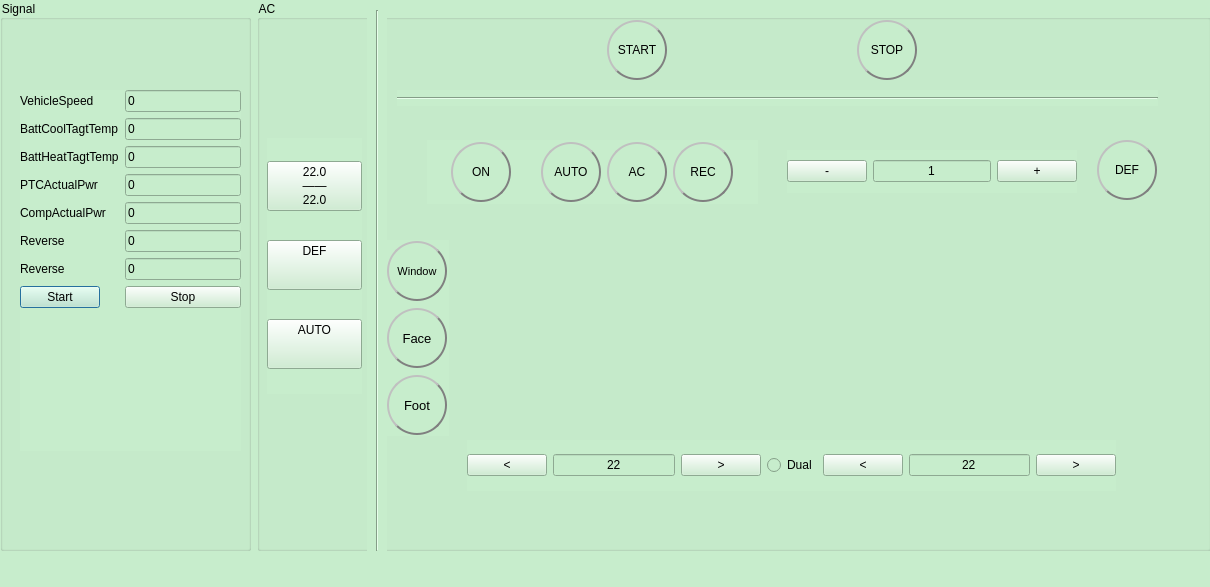
<?xml version="1.0" encoding="UTF-8"?>
<ui version="4.0">
 <class>HMIDialog</class>
 <widget class="QDialog" name="HMIDialog">
  <property name="geometry">
   <rect>
    <x>0</x>
    <y>0</y>
    <width>1210</width>
    <height>587</height>
   </rect>
  </property>
  <property name="windowTitle">
   <string>HMI</string>
  </property>
  <property name="styleSheet">
   <string notr="true">background-color: rgb(199, 237, 204);</string>
  </property>
  <widget class="QWidget" name="layoutWidget">
   <property name="geometry">
    <rect>
     <x>0</x>
     <y>0</y>
     <width>2</width>
     <height>2</height>
    </rect>
   </property>
   <layout class="QHBoxLayout" name="horizontalLayout_8"/>
  </widget>
  <widget class="QWidget" name="layoutWidget_2">
   <property name="geometry">
    <rect>
     <x>0</x>
     <y>0</y>
     <width>1211</width>
     <height>551</height>
    </rect>
   </property>
   <layout class="QHBoxLayout" name="horizontalLayout_9">
    <item>
     <widget class="QGroupBox" name="groupBox_3">
      <property name="minimumSize">
       <size>
        <width>251</width>
        <height>0</height>
       </size>
      </property>
      <property name="maximumSize">
       <size>
        <width>251</width>
        <height>16777215</height>
       </size>
      </property>
      <property name="title">
       <string>Signal</string>
      </property>
      <widget class="QWidget" name="layoutWidget_9">
       <property name="geometry">
        <rect>
         <x>20</x>
         <y>90</y>
         <width>221</width>
         <height>361</height>
        </rect>
       </property>
       <layout class="QFormLayout" name="formLayout_2">
        <item row="1" column="0">
         <widget class="QLabel" name="label_8">
          <property name="styleSheet">
           <string notr="true">font: 9pt &quot;Arial&quot;;</string>
          </property>
          <property name="text">
           <string>BattCoolTagtTemp</string>
          </property>
         </widget>
        </item>
        <item row="2" column="0">
         <widget class="QLabel" name="label_9">
          <property name="styleSheet">
           <string notr="true">font: 9pt &quot;Arial&quot;;</string>
          </property>
          <property name="text">
           <string>BattHeatTagtTemp</string>
          </property>
         </widget>
        </item>
        <item row="3" column="0">
         <widget class="QLabel" name="label_10">
          <property name="styleSheet">
           <string notr="true">font: 9pt &quot;Arial&quot;;</string>
          </property>
          <property name="text">
           <string>PTCActualPwr</string>
          </property>
         </widget>
        </item>
        <item row="4" column="0">
         <widget class="QLabel" name="label_11">
          <property name="styleSheet">
           <string notr="true">font: 9pt &quot;Arial&quot;;</string>
          </property>
          <property name="text">
           <string>CompActualPwr</string>
          </property>
         </widget>
        </item>
        <item row="5" column="0">
         <widget class="QLabel" name="label_12">
          <property name="styleSheet">
           <string notr="true">font: 9pt &quot;Arial&quot;;</string>
          </property>
          <property name="text">
           <string>Reverse</string>
          </property>
         </widget>
        </item>
        <item row="6" column="0">
         <widget class="QLabel" name="label_13">
          <property name="styleSheet">
           <string notr="true">font: 9pt &quot;Arial&quot;;</string>
          </property>
          <property name="text">
           <string>Reverse</string>
          </property>
         </widget>
        </item>
        <item row="7" column="0">
         <widget class="QPushButton" name="pushButtonSigStart">
          <property name="styleSheet">
           <string notr="true">font: 9pt &quot;Arial&quot;;</string>
          </property>
          <property name="text">
           <string>Start</string>
          </property>
         </widget>
        </item>
        <item row="7" column="1">
         <widget class="QPushButton" name="pushButtonSigStop">
          <property name="styleSheet">
           <string notr="true">font: 9pt &quot;Arial&quot;;</string>
          </property>
          <property name="text">
           <string>Stop</string>
          </property>
         </widget>
        </item>
        <item row="0" column="0">
         <widget class="QLabel" name="label_14">
          <property name="styleSheet">
           <string notr="true">font: 9pt &quot;Arial&quot;;</string>
          </property>
          <property name="text">
           <string>VehicleSpeed</string>
          </property>
         </widget>
        </item>
        <item row="0" column="1">
         <widget class="QLineEdit" name="lineEditVSpd">
          <property name="text">
           <string>0</string>
          </property>
         </widget>
        </item>
        <item row="1" column="1">
         <widget class="QLineEdit" name="lineEditBattCoolTemp">
          <property name="text">
           <string>0</string>
          </property>
         </widget>
        </item>
        <item row="2" column="1">
         <widget class="QLineEdit" name="lineEditBattHeatTemp">
          <property name="text">
           <string>0</string>
          </property>
         </widget>
        </item>
        <item row="3" column="1">
         <widget class="QLineEdit" name="lineEditPTCPwr">
          <property name="text">
           <string>0</string>
          </property>
         </widget>
        </item>
        <item row="4" column="1">
         <widget class="QLineEdit" name="lineEditCompPwr">
          <property name="text">
           <string>0</string>
          </property>
         </widget>
        </item>
        <item row="5" column="1">
         <widget class="QLineEdit" name="lineEdit_3">
          <property name="text">
           <string>0</string>
          </property>
         </widget>
        </item>
        <item row="6" column="1">
         <widget class="QLineEdit" name="lineEdit_4">
          <property name="text">
           <string>0</string>
          </property>
         </widget>
        </item>
       </layout>
      </widget>
     </widget>
    </item>
    <item>
     <widget class="QGroupBox" name="groupBox_4">
      <property name="styleSheet">
       <string notr="true">font: 12pt &quot;Arial&quot;;</string>
      </property>
      <property name="title">
       <string>AC</string>
      </property>
      <widget class="Line" name="line_3">
       <property name="geometry">
        <rect>
         <x>110</x>
         <y>10</y>
         <width>20</width>
         <height>541</height>
        </rect>
       </property>
       <property name="orientation">
        <enum>Qt::Vertical</enum>
       </property>
      </widget>
      <widget class="QWidget" name="layoutWidget_10">
       <property name="geometry">
        <rect>
         <x>170</x>
         <y>140</y>
         <width>331</width>
         <height>64</height>
        </rect>
       </property>
       <layout class="QHBoxLayout" name="horizontalLayout_10">
        <item>
         <widget class="QPushButton" name="pushButtonON">
          <property name="minimumSize">
           <size>
            <width>60</width>
            <height>60</height>
           </size>
          </property>
          <property name="maximumSize">
           <size>
            <width>60</width>
            <height>60</height>
           </size>
          </property>
          <property name="styleSheet">
           <string notr="true">border-radius: 30px;  border: 2px groove gray;
font: 12pt &quot;Arial&quot;;
border-style: outset;</string>
          </property>
          <property name="text">
           <string>ON</string>
          </property>
         </widget>
        </item>
        <item>
         <layout class="QHBoxLayout" name="horizontalLayout_11">
          <item>
           <widget class="QPushButton" name="pushButtonAUTO">
            <property name="minimumSize">
             <size>
              <width>60</width>
              <height>60</height>
             </size>
            </property>
            <property name="maximumSize">
             <size>
              <width>60</width>
              <height>60</height>
             </size>
            </property>
            <property name="styleSheet">
             <string notr="true">border-radius: 30px;  border: 2px groove gray;
font: 12pt &quot;Arial&quot;;
border-style: outset;</string>
            </property>
            <property name="text">
             <string>AUTO</string>
            </property>
           </widget>
          </item>
          <item>
           <widget class="QPushButton" name="pushButtonAC">
            <property name="minimumSize">
             <size>
              <width>60</width>
              <height>60</height>
             </size>
            </property>
            <property name="maximumSize">
             <size>
              <width>60</width>
              <height>60</height>
             </size>
            </property>
            <property name="styleSheet">
             <string notr="true">border-radius: 30px;  border: 2px groove gray;
font: 12pt &quot;Arial&quot;;
border-style: outset;</string>
            </property>
            <property name="text">
             <string>AC</string>
            </property>
           </widget>
          </item>
          <item>
           <widget class="QPushButton" name="pushButtonREC">
            <property name="minimumSize">
             <size>
              <width>60</width>
              <height>60</height>
             </size>
            </property>
            <property name="maximumSize">
             <size>
              <width>60</width>
              <height>60</height>
             </size>
            </property>
            <property name="styleSheet">
             <string notr="true">border-radius: 30px;  border: 2px groove gray;
font: 12pt &quot;Arial&quot;;
border-style: outset;</string>
            </property>
            <property name="text">
             <string>REC</string>
            </property>
           </widget>
          </item>
         </layout>
        </item>
       </layout>
      </widget>
      <widget class="QWidget" name="layoutWidget_11">
       <property name="geometry">
        <rect>
         <x>210</x>
         <y>440</y>
         <width>649</width>
         <height>51</height>
        </rect>
       </property>
       <layout class="QHBoxLayout" name="horizontalLayout_12">
        <item>
         <widget class="QPushButton" name="pushButtonLTempSub">
          <property name="styleSheet">
           <string notr="true">font: 16pt &quot;Arial&quot;;</string>
          </property>
          <property name="text">
           <string>&lt;</string>
          </property>
         </widget>
        </item>
        <item>
         <widget class="QLineEdit" name="lineEditTempL">
          <property name="text">
           <string>22</string>
          </property>
          <property name="alignment">
           <set>Qt::AlignCenter</set>
          </property>
         </widget>
        </item>
        <item>
         <widget class="QPushButton" name="pushButtonLTempPlus">
          <property name="styleSheet">
           <string notr="true">font: 16pt &quot;Arial&quot;;</string>
          </property>
          <property name="text">
           <string>&gt;</string>
          </property>
         </widget>
        </item>
        <item>
         <widget class="QRadioButton" name="radioButtonDual">
          <property name="styleSheet">
           <string notr="true">font: 9pt &quot;Arial&quot;;</string>
          </property>
          <property name="text">
           <string>Dual</string>
          </property>
         </widget>
        </item>
        <item>
         <widget class="QPushButton" name="pushButtonRTempSub">
          <property name="styleSheet">
           <string notr="true">font: 16pt &quot;Arial&quot;;</string>
          </property>
          <property name="text">
           <string>&lt;</string>
          </property>
         </widget>
        </item>
        <item>
         <widget class="QLineEdit" name="lineEditTempR">
          <property name="text">
           <string>22</string>
          </property>
          <property name="alignment">
           <set>Qt::AlignCenter</set>
          </property>
         </widget>
        </item>
        <item>
         <widget class="QPushButton" name="pushButtonRTempPlus">
          <property name="styleSheet">
           <string notr="true">font: 16pt &quot;Arial&quot;;</string>
          </property>
          <property name="text">
           <string>&gt;</string>
          </property>
         </widget>
        </item>
       </layout>
      </widget>
      <widget class="QWidget" name="layoutWidget_12">
       <property name="geometry">
        <rect>
         <x>530</x>
         <y>150</y>
         <width>290</width>
         <height>43</height>
        </rect>
       </property>
       <layout class="QHBoxLayout" name="horizontalLayout_13">
        <item>
         <widget class="QPushButton" name="pushButtonBLSub">
          <property name="styleSheet">
           <string notr="true">font: 16pt &quot;Arial&quot;;</string>
          </property>
          <property name="text">
           <string>-</string>
          </property>
         </widget>
        </item>
        <item>
         <widget class="QLineEdit" name="lineEditBLVal">
          <property name="text">
           <string>1</string>
          </property>
          <property name="alignment">
           <set>Qt::AlignCenter</set>
          </property>
         </widget>
        </item>
        <item>
         <widget class="QPushButton" name="pushButtonBLPlus">
          <property name="styleSheet">
           <string notr="true">font: 16pt &quot;Arial&quot;;</string>
          </property>
          <property name="text">
           <string>+</string>
          </property>
         </widget>
        </item>
       </layout>
      </widget>
      <widget class="QPushButton" name="pushButtonDEF">
       <property name="geometry">
        <rect>
         <x>840</x>
         <y>140</y>
         <width>60</width>
         <height>60</height>
        </rect>
       </property>
       <property name="minimumSize">
        <size>
         <width>60</width>
         <height>60</height>
        </size>
       </property>
       <property name="maximumSize">
        <size>
         <width>60</width>
         <height>60</height>
        </size>
       </property>
       <property name="styleSheet">
        <string notr="true">border-radius: 30px;  border: 2px groove gray;
font: 12pt &quot;Arial&quot;;
border-style: outset;</string>
       </property>
       <property name="text">
        <string>DEF</string>
       </property>
      </widget>
      <widget class="QPushButton" name="pushButtonACStop">
       <property name="geometry">
        <rect>
         <x>600</x>
         <y>20</y>
         <width>60</width>
         <height>60</height>
        </rect>
       </property>
       <property name="minimumSize">
        <size>
         <width>60</width>
         <height>60</height>
        </size>
       </property>
       <property name="maximumSize">
        <size>
         <width>60</width>
         <height>60</height>
        </size>
       </property>
       <property name="styleSheet">
        <string notr="true">border-radius: 30px;  border: 2px groove gray;
font: 12pt &quot;Arial&quot;;
border-style: outset;</string>
       </property>
       <property name="text">
        <string>STOP</string>
       </property>
      </widget>
      <widget class="QPushButton" name="pushButtonACStart">
       <property name="geometry">
        <rect>
         <x>350</x>
         <y>20</y>
         <width>60</width>
         <height>60</height>
        </rect>
       </property>
       <property name="minimumSize">
        <size>
         <width>60</width>
         <height>60</height>
        </size>
       </property>
       <property name="maximumSize">
        <size>
         <width>60</width>
         <height>60</height>
        </size>
       </property>
       <property name="styleSheet">
        <string notr="true">border-radius: 30px;  border: 2px groove gray;
font: 10pt &quot;Arial&quot;;
border-style: outset;</string>
       </property>
       <property name="text">
        <string>START</string>
       </property>
      </widget>
      <widget class="Line" name="line_4">
       <property name="geometry">
        <rect>
         <x>140</x>
         <y>90</y>
         <width>761</width>
         <height>16</height>
        </rect>
       </property>
       <property name="orientation">
        <enum>Qt::Horizontal</enum>
       </property>
      </widget>
      <widget class="QWidget" name="layoutWidget_13">
       <property name="geometry">
        <rect>
         <x>10</x>
         <y>138</y>
         <width>95</width>
         <height>256</height>
        </rect>
       </property>
       <layout class="QVBoxLayout" name="verticalLayout_3">
        <item>
         <widget class="QPushButton" name="pushButtonEn">
          <property name="styleSheet">
           <string notr="true">font: 12pt &quot;Arial&quot;;</string>
          </property>
          <property name="text">
           <string>22.0
——
22.0</string>
          </property>
         </widget>
        </item>
        <item>
         <widget class="QPushButton" name="pushButtonLDef">
          <property name="styleSheet">
           <string notr="true">font: 12pt &quot;Arial&quot;;</string>
          </property>
          <property name="text">
           <string>DEF

</string>
          </property>
         </widget>
        </item>
        <item>
         <widget class="QPushButton" name="pushButtonLAuto">
          <property name="styleSheet">
           <string notr="true">font: 12pt &quot;Arial&quot;;</string>
          </property>
          <property name="text">
           <string>AUTO

</string>
          </property>
         </widget>
        </item>
       </layout>
      </widget>
      <widget class="QWidget" name="layoutWidget_14">
       <property name="geometry">
        <rect>
         <x>130</x>
         <y>240</y>
         <width>62</width>
         <height>196</height>
        </rect>
       </property>
       <layout class="QVBoxLayout" name="verticalLayout_4">
        <item>
         <widget class="QPushButton" name="pushButtonWindow">
          <property name="minimumSize">
           <size>
            <width>60</width>
            <height>60</height>
           </size>
          </property>
          <property name="maximumSize">
           <size>
            <width>60</width>
            <height>60</height>
           </size>
          </property>
          <property name="font">
           <font>
            <family>Arial</family>
            <pointsize>8</pointsize>
            <weight>50</weight>
            <italic>false</italic>
            <bold>false</bold>
           </font>
          </property>
          <property name="styleSheet">
           <string notr="true">border-radius: 30px;  border: 2px groove gray;
font: 8pt &quot;Arial&quot;;
border-style: outset;</string>
          </property>
          <property name="text">
           <string>Window</string>
          </property>
         </widget>
        </item>
        <item>
         <widget class="QPushButton" name="pushButtonFace">
          <property name="minimumSize">
           <size>
            <width>60</width>
            <height>60</height>
           </size>
          </property>
          <property name="maximumSize">
           <size>
            <width>60</width>
            <height>60</height>
           </size>
          </property>
          <property name="font">
           <font>
            <family>Arial</family>
            <pointsize>10</pointsize>
            <weight>50</weight>
            <italic>false</italic>
            <bold>false</bold>
           </font>
          </property>
          <property name="styleSheet">
           <string notr="true">border-radius: 30px;  border: 2px groove gray;
font: 10pt &quot;Arial&quot;;
border-style: outset;</string>
          </property>
          <property name="text">
           <string>Face</string>
          </property>
         </widget>
        </item>
        <item>
         <widget class="QPushButton" name="pushButtonFoot">
          <property name="minimumSize">
           <size>
            <width>60</width>
            <height>60</height>
           </size>
          </property>
          <property name="maximumSize">
           <size>
            <width>60</width>
            <height>60</height>
           </size>
          </property>
          <property name="font">
           <font>
            <family>Arial</family>
            <pointsize>10</pointsize>
            <weight>50</weight>
            <italic>false</italic>
            <bold>false</bold>
           </font>
          </property>
          <property name="styleSheet">
           <string notr="true">border-radius: 30px;  border: 2px groove gray;
font: 10pt &quot;Arial&quot;;
border-style: outset;</string>
          </property>
          <property name="text">
           <string>Foot</string>
          </property>
         </widget>
        </item>
       </layout>
      </widget>
     </widget>
    </item>
   </layout>
  </widget>
  <widget class="QWidget" name="layoutWidget_15">
   <property name="geometry">
    <rect>
     <x>0</x>
     <y>0</y>
     <width>2</width>
     <height>2</height>
    </rect>
   </property>
   <layout class="QHBoxLayout" name="horizontalLayout_14"/>
  </widget>
 </widget>
 <resources/>
 <connections/>
</ui>
